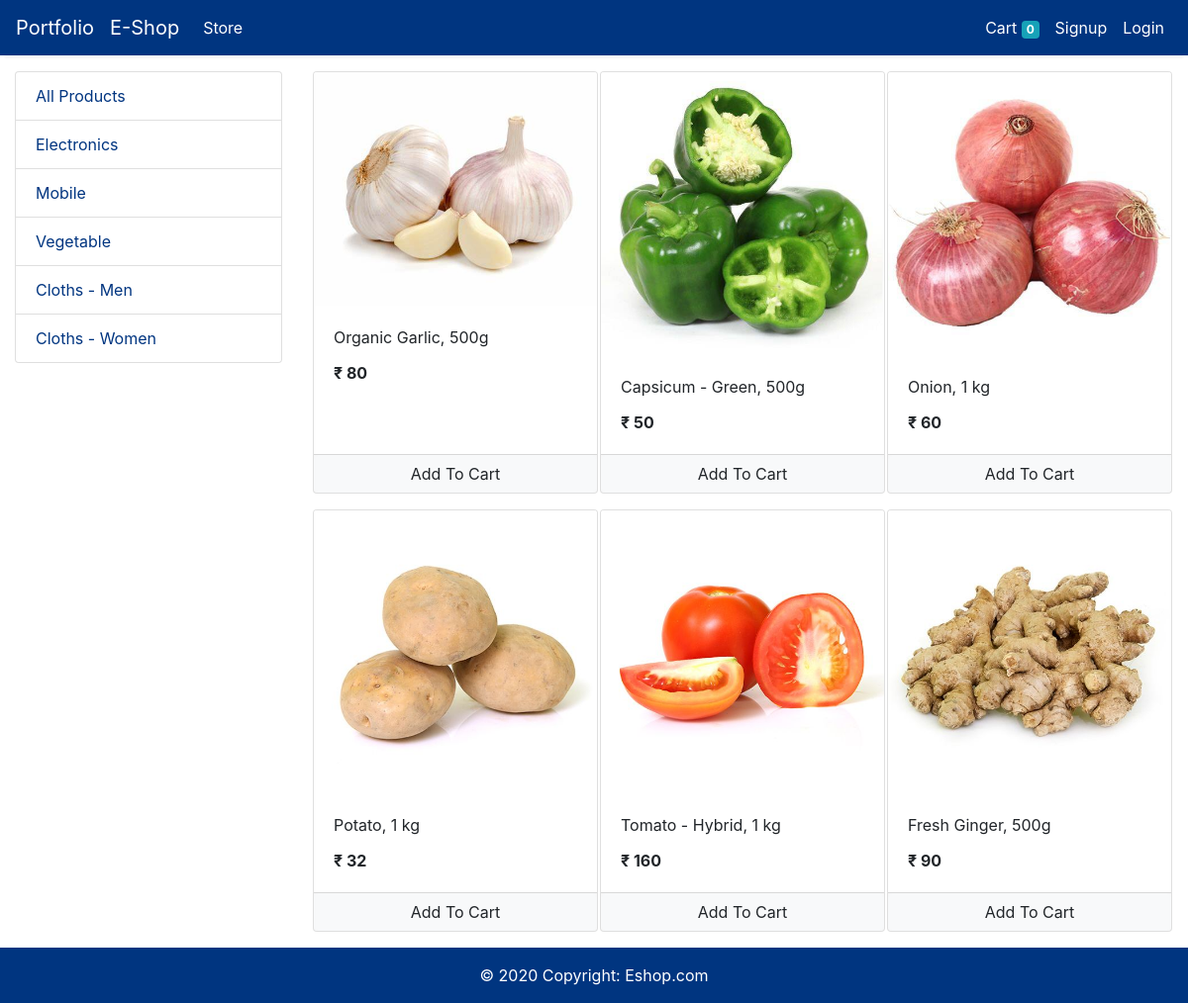
Screenshot of /store?category=3 with the database file from the repository.
### store/models/category.py (models this page shows, shortened)
class Category(models.Model):
    name = models.CharField(max_length=20)
    @staticmethod
    def get_all_categories():
        return Category.objects.all()

### store/models/product.py (models this page shows, shortened)
class Product(models.Model):
    name = models.CharField(max_length=50)
    price = models.IntegerField(default=0)
    category = models.ForeignKey(Category, on_delete=models.CASCADE, default=1)
    description = models.CharField(max_length=200, default='' , null=True , blank=True)
    image = models.ImageField(upload_to='uploads/products/')
    @staticmethod
    def get_all_products_by_categoryid(category_id):
        if category_id:
            return Product.objects.filter(category = category_id)
        else:
            return Product.get_all_products()

### store/views/home.py (the view)
# urls.py: path('',include('store.urls')),
def store(request):
    cart = request.session.get('cart')
    if not cart:
        request.session['cart'] = {}
    products = None
    categories = Category.get_all_categories()
    categoryID = request.GET.get('category')
    if categoryID:
        products = Product.get_all_products_by_categoryid(categoryID)
    else:
        products = Product.get_all_products();
    data = {}
    data['products'] = products
    data['categories'] = categories
    print('you are : ', request.session.get("customer_name"))
    return render(request, 'index.html', data)

### store/templatetags/cart.py (called while the page is built)
@register.filter(name='is_in_cart')
def is_in_cart(product  , cart):
    keys = cart.keys()
    for id in keys:
        if int(id) == product.id:
            return True
    return False;

### store/templatetags/custom_filter.py (called while the page is built)
@register.filter(name='currency')
def currency(number):
    return "₹ "+str(number)

### store/templates/index.html (shortened to what this page needs)
{% extends 'base.html' %}
{% block content %}
{% load cart %}
{% load custom_filter %}
<div class="container-fluid mt-3">
	<div class="row">
		<div class="col-lg-3 mx-auto">
			<div class="list-group">
				<a href="/" class="list-group-item list-group-item-action back">All Products</a>
				{% for category in categories %}
				<a href="/?category={{category.id}}"
					class="list-group-item list-group-item-action back">{{category.name}}</a>
				{% endfor %}
			</div>
		</div>
		<div id='products' class="col-lg-9 mx-auto">
			<div class="row mx-auto">
				{% for product in products %}
				<div class="card mx-auto mb-3" id={{product.id}} style="width: 18rem;">
					<img class="card-img-top" src="{{product.image.url}}" alt="Card image cap">
					<div class="card-body">
						<p class="card-title">{{product.name}}</p>
						<p class="card-text"><b>{{product.price|currency}}</b></p>
					</div>
					<div class="card-footer p-0 no-gutters">
						{% if product|is_in_cart:request.session.cart %}
						<div class="row no-gutters">
							<form action="/#{{product.id}}" class="col-2 " method="post">
								{% csrf_token %}
								<input hidden type="text" name='product' value='{{product.id}}'>
								<input hidden type="text" name='remove' value='True'>
								<input type="submit" value=" - " class="btn btn-block btn-light border-right">
							</form>
							<div class="text-center col">{{product|cart_quantity:request.session.cart}} in Cart</div>
							<form action="/#{{product.id}}" class="col-2 " method="post">
								{% csrf_token %}
								<input hidden type="text" name='product' value='{{product.id}}'>
								<input type="submit" value=" + " class="btn btn-block btn-light border-left">
							</form>
						</div>
						{% else %}
						<form action="/#{{product.id}}" method="POST" class="btn-block">
							<input type="submit" class="float-right btn btn-light  form-control"
								value="Add To Cart">
						</form>
						{% endif %}
					</div>
				</div>
				{% endfor %}
			</div>
		</div>
	</div>
</div>
{% endblock %}

### store/templates/index.html (style rules this page uses)
.back { color: #003580; }

### rows the page displays
Category: name "Electronics"
Category: name "Mobile"
Category: name "Vegetable"
Category: name "Cloths - Men"
Category: name "Cloths - Women"
Product: {{ product.id }} 1 (drawn), image (picture), name "Organic Garlic, 500g", price "₹ 80"
Product: image (picture), name "Capsicum - Green, 500g", price "₹ 50"
Product: image (picture), name "Onion, 1 kg", price "₹ 60"
Product: image (picture), name "Potato, 1 kg", price "₹ 32"
Product: image (picture), name "Tomato - Hybrid, 1 kg", price "₹ 160"
Product: image (picture), name "Fresh Ginger, 500g", price "₹ 90"

### other values shown
{{ request.session.cart.keys|length }} "0"
